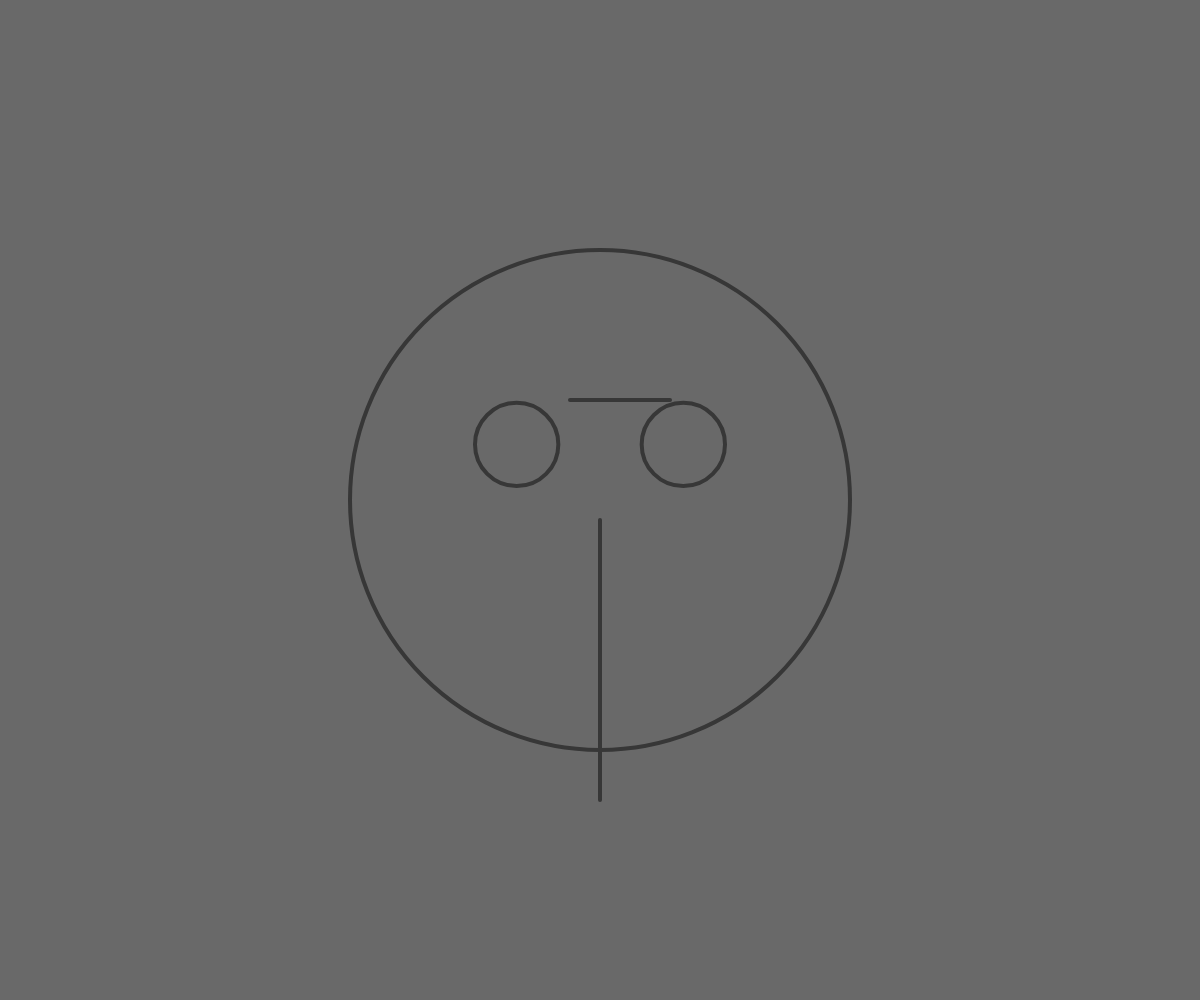
Frame 1 (no input)
Frame 60 (no input): identical to frame 1, image omitted
Frame 120 (the mouse pressed at the canvas centre since frame 60): identical to frame 1, image omitted

The p5.js sketch that drew this single still picture (run headless with seeded random() and noise() and a simulated clock; from frame 60 on, the mouse is pressed at the canvas centre):

// p5.js sketch
// ── sketch.js
let X_meio;
let Y_meio;

function setup() {
	createCanvas(windowWidth, windowHeight);
	
}

function draw() {

	background(105);
	X_meio = width/2;
	Y_meio = height/2;
	noFill();
	stroke(55);
	strokeWeight(4);
	circle(X_meio, Y_meio, height/2);
	circle(X_meio - height/3/4, Y_meio - height/18, height/12);
	circle(X_meio + height/3/4, Y_meio - height/18, height/12);
    line  (X_meio, 520, X_meio, 800)
	line  (570, 400, 670, 400)
}
